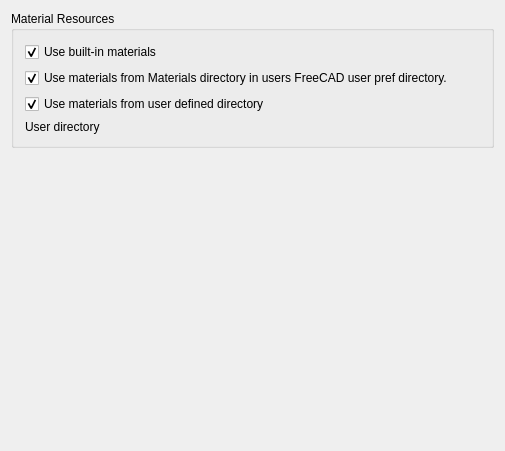
<?xml version="1.0" encoding="UTF-8"?>
<ui version="4.0">
 <class>FemGui::DlgSettingsFemMaterialImp</class>
 <widget class="QWidget" name="FemGui::DlgSettingsFemMaterialImp">
  <property name="geometry">
   <rect>
    <x>0</x>
    <y>0</y>
    <width>505</width>
    <height>451</height>
   </rect>
  </property>
  <property name="windowTitle">
   <string>Material</string>
  </property>
  <layout class="QVBoxLayout" name="verticalLayout">
   <property name="spacing">
    <number>6</number>
   </property>
   <item>
    <widget class="QGroupBox" name="gb_4_materials">
     <property name="title">
      <string>Material Resources</string>
     </property>
     <layout class="QHBoxLayout" name="horizontalLayout_3">
      <item>
       <layout class="QVBoxLayout" name="verticalLayout_6">
        <item>
         <widget class="Gui::PrefCheckBox" name="cb_use_built_in_materials">
          <property name="text">
           <string>Use built-in materials</string>
          </property>
          <property name="checked">
           <bool>true</bool>
          </property>
          <property name="prefEntry" stdset="0">
           <cstring>UseBuiltInMaterials</cstring>
          </property>
          <property name="prefPath" stdset="0">
           <cstring>Mod/Material/Resources</cstring>
          </property>
         </widget>
        </item>
        <item>
         <widget class="Gui::PrefCheckBox" name="cb_use_mat_from_config_dir">
          <property name="text">
           <string>Use materials from Materials directory in users FreeCAD user pref directory.</string>
          </property>
          <property name="checked">
           <bool>true</bool>
          </property>
          <property name="prefEntry" stdset="0">
           <cstring>UseMaterialsFromConfigDir</cstring>
          </property>
          <property name="prefPath" stdset="0">
           <cstring>Mod/Material/Resources</cstring>
          </property>
         </widget>
        </item>
        <item>
         <widget class="Gui::PrefCheckBox" name="cb_use_mat_from_custom_dir">
          <property name="text">
           <string>Use materials from user defined directory</string>
          </property>
          <property name="checked">
           <bool>true</bool>
          </property>
          <property name="prefEntry" stdset="0">
           <cstring>UseMaterialsFromCustomDir</cstring>
          </property>
          <property name="prefPath" stdset="0">
           <cstring>Mod/Material/Resources</cstring>
          </property>
         </widget>
        </item>
        <item>
         <layout class="QGridLayout" name="gridLayout">
          <item row="1" column="1">
           <widget class="Gui::PrefFileChooser" name="fc_custom_mat_dir" native="true">
            <property name="enabled">
             <bool>true</bool>
            </property>
            <property name="sizePolicy">
             <sizepolicy hsizetype="Preferred" vsizetype="Preferred">
              <horstretch>0</horstretch>
              <verstretch>0</verstretch>
             </sizepolicy>
            </property>
            <property name="baseSize">
             <size>
              <width>0</width>
              <height>0</height>
             </size>
            </property>
            <property name="prefEntry" stdset="0">
             <cstring>CustomMaterialsDir</cstring>
            </property>
            <property name="mode">
             <enum>Gui::FileChooser::Directory</enum>
            </property>
            <property name="prefPath" stdset="0">
             <cstring>Mod/Material/Resources</cstring>
            </property>
           </widget>
          </item>
          <item row="1" column="0">
           <widget class="QLabel" name="l_custom_mat_dir">
            <property name="enabled">
             <bool>true</bool>
            </property>
            <property name="minimumSize">
             <size>
              <width>100</width>
              <height>0</height>
             </size>
            </property>
            <property name="text">
             <string>User directory</string>
            </property>
           </widget>
          </item>
         </layout>
        </item>
       </layout>
      </item>
     </layout>
    </widget>
   </item>
   <item>
    <spacer name="verticalSpacer">
     <property name="orientation">
      <enum>Qt::Vertical</enum>
     </property>
     <property name="sizeType">
      <enum>QSizePolicy::MinimumExpanding</enum>
     </property>
     <property name="sizeHint" stdset="0">
      <size>
       <width>20</width>
       <height>40</height>
      </size>
     </property>
    </spacer>
   </item>
  </layout>
 </widget>
 <layoutdefault spacing="6" margin="11"/>
 <customwidgets>
  <customwidget>
   <class>Gui::PrefCheckBox</class>
   <extends>QCheckBox</extends>
   <header>Gui/PrefWidgets.h</header>
  </customwidget>
  <customwidget>
   <class>Gui::FileChooser</class>
   <extends>QWidget</extends>
   <header>Gui/FileDialog.h</header>
  </customwidget>
  <customwidget>
   <class>Gui::PrefFileChooser</class>
   <extends>Gui::FileChooser</extends>
   <header>Gui/PrefWidgets.h</header>
  </customwidget>
 </customwidgets>
 <resources>
  <include location="Resources/Fem.qrc"/>
 </resources>
 <connections/>
</ui>
